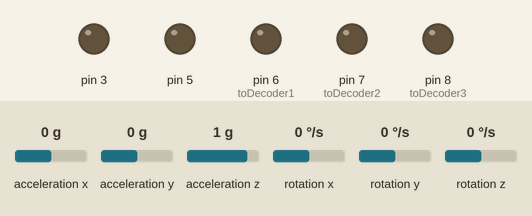
The sketch below on a simulated Arduino Uno, built with avr-gcc and run on an emulated ATmega328P. Shown: output pins drawn as LEDs (lit = HIGH). Wiring (inferred from the names in the program): MPU-6050 motion sensor at I2C address 0x68. The test bench sets the inputs (shaded band); at power-on: acceleration x 0 g, acceleration y 0 g, acceleration z 1 g, rotation x 0 °/s, rotation y 0 °/s, rotation z 0 °/s.

Above: at 1.3 s.
1.4 s: acceleration x set to -0.5 g
2.9 s: acceleration x set to -0.8 g
At 3.5 s:
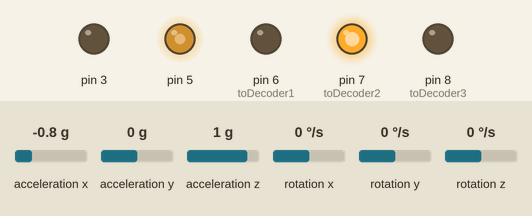
4.5 s: acceleration x set to 0.8 g
At 4.8 s:
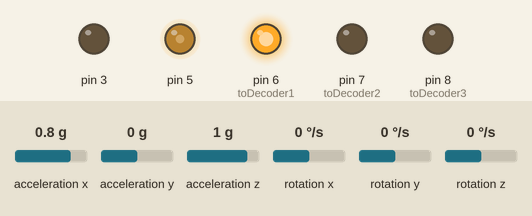
6.0 s: acceleration x set to 0.5 g
At 7.2 s:
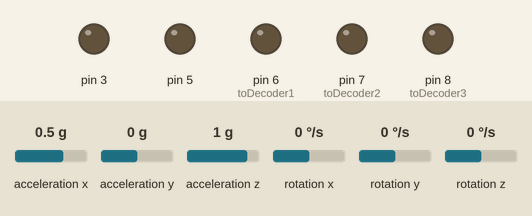
7.5 s: acceleration y set to -0.5 g
9.0 s: acceleration y set to -0.8 g
At 10.0 s:
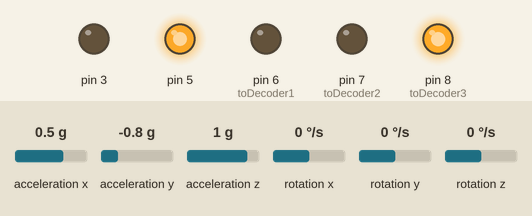
Timing chart, 0 to 11.5 s (numbered marks = the images above; inputs shaded):
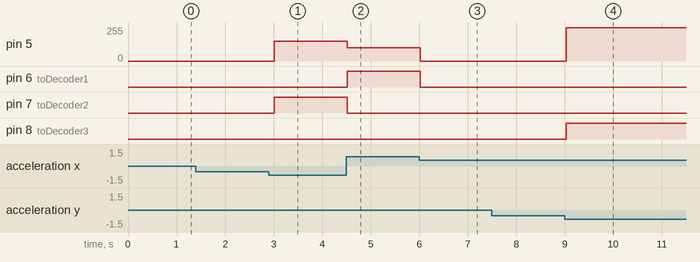

The sketch:

MotorControlUsingMotorDriver.ino
```cpp
#include<Wire.h>

int toDecoder1 = 6;
int toDecoder2 = 7;
int toDecoder3 = 8;

const int MPU=0x68;  //MPU 6050 의 I2C 기본 주소
int16_t AcX,AcY,AcZ,Tmp,GyX,GyY,GyZ;

int turnOnMotor = false;

void setup() {
  Wire.begin();      //Wire 라이브러리 초기화
  Wire.beginTransmission(MPU); //MPU로 데이터 전송 시작
  Wire.write(0x6B);  // PWR_MGMT_1 register
  Wire.write(0);     //MPU-6050 시작 모드로
  Wire.endTransmission(true);
  Serial.begin(9600);
  pinMode(toDecoder1, OUTPUT);
  pinMode(toDecoder2, OUTPUT);
  pinMode(toDecoder3, OUTPUT);
}

void loop() {
  Wire.beginTransmission(MPU);    //데이터 전송시작
  Wire.write(0x3B);               // register 0x3B (ACCEL_XOUT_H), 큐에 데이터 기록
  Wire.endTransmission(false);    //연결유지
  Wire.requestFrom(MPU,14,true);  //MPU에 데이터 요청
  //데이터 한 바이트 씩 읽어서 반환
  AcX=Wire.read()<<8|Wire.read();  // 0x3B (ACCEL_XOUT_H) & 0x3C (ACCEL_XOUT_L)
  AcY=Wire.read()<<8|Wire.read();  // 0x3D (ACCEL_YOUT_H) & 0x3E (ACCEL_YOUT_L)
  AcZ=Wire.read()<<8|Wire.read();  // 0x3F (ACCEL_ZOUT_H) & 0x40 (ACCEL_ZOUT_L)
  Tmp=Wire.read()<<8|Wire.read();  // 0x41 (TEMP_OUT_H) & 0x42 (TEMP_OUT_L)
  GyX=Wire.read()<<8|Wire.read();  // 0x43 (GYRO_XOUT_H) & 0x44 (GYRO_XOUT_L)
  GyY=Wire.read()<<8|Wire.read();  // 0x45 (GYRO_YOUT_H) & 0x46 (GYRO_YOUT_L)
  GyZ=Wire.read()<<8|Wire.read();  // 0x47 (GYRO_ZOUT_H) & 0x48 (GYRO_ZOUT_L)

  if(AcX > 10000) {
    digitalWrite(toDecoder1, HIGH);
    digitalWrite(toDecoder2, LOW);
    digitalWrite(toDecoder3, LOW);
    analogWrite(3, 0);
    analogWrite(5, 100);
    delay(500);
  }
  else if(AcX < -10000) {
    digitalWrite(toDecoder1, LOW);
    digitalWrite(toDecoder2, HIGH);
    digitalWrite(toDecoder3, LOW);
    analogWrite(3, 0);
    analogWrite(5, 150);
    delay(500);
  }
  else if(AcY > 10000) {
    digitalWrite(toDecoder1, HIGH);
    digitalWrite(toDecoder2, HIGH);
    digitalWrite(toDecoder3, LOW);
    analogWrite(3, 0);
    analogWrite(5, 200);
    delay(500);
  }
  else if(AcY < -10000) {
    digitalWrite(toDecoder1, LOW);
    digitalWrite(toDecoder2, LOW);
    digitalWrite(toDecoder3, HIGH);
    analogWrite(3, 0);
    analogWrite(5, 250);
    delay(500);
  }
  else {
    digitalWrite(toDecoder1, LOW);
    digitalWrite(toDecoder2, LOW);
    digitalWrite(toDecoder3, LOW);
    analogWrite(3, 0);
    analogWrite(5, 0);
    delay(500);
  }
}
```

Measured:
- the behaviour switches between -0.6 and -0.7 g on acceleration x (found by bisection; images 0 and 1)
- the behaviour switches between 0.7 and 0.6 g on acceleration x (found by bisection; images 2 and 3)
- the behaviour switches between -0.6 and -0.7 g on acceleration y (found by bisection; images 3 and 4)
- after the input at 1.4 s, every drawn part: stays the same
- after the input at 2.9 s, pin 5: 0/255 → 150/255 after 0.11 s; pin 7 (toDecoder2): LOW → HIGH after 0.11 s
- after the input at 4.5 s, pin 5: 150/255 → 100/255 at once; pin 6 (toDecoder1): LOW → HIGH at once; pin 7 (toDecoder2): HIGH → LOW at once
- after the input at 6.0 s, pin 5: 100/255 → 0/255 at once; pin 6 (toDecoder1): HIGH → LOW at once
- after the input at 7.5 s, every drawn part: stays the same
- after the input at 9.0 s, pin 5: 0/255 → 250/255 at once; pin 8 (toDecoder3): LOW → HIGH at once
